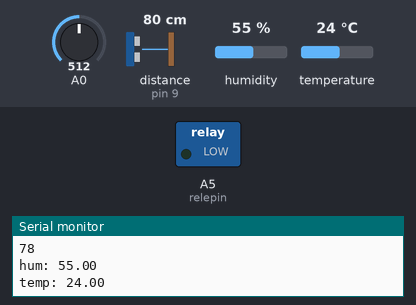
Simulated run of this sketch. Board: Arduino Uno, built with avr-gcc and run on an emulated ATmega328P. On the bench: switched loads named in the sketch (green lamp = pin HIGH), the last lines printed to the serial monitor. Wiring (inferred from the names in the program): ultrasonic range finder: trigger pin 8; echo pin 9. The inputs (shaded band) are chosen by the test bench; at power-on: distance to the obstacle (sensor on pin 9) 80 cm, A0 = 512, humidity 55 %, temperature 24 °C. The echo pulse lasts 58.3 µs per cm; pins used as bus, display or sensor lines are not drawn.

Above: at 2.2 s.
2.3 s: distance to the obstacle (sensor on pin 9) set to 2 cm
At 4.4 s:
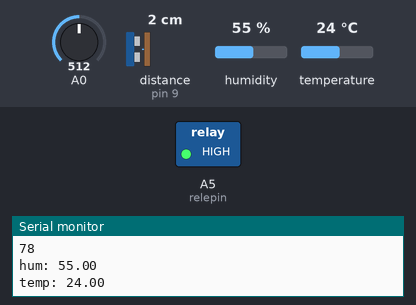
8.4 s: distance to the obstacle (sensor on pin 9) set to 19 cm
14.5 s: distance to the obstacle (sensor on pin 9) set to 23 cm
At 17.0 s:
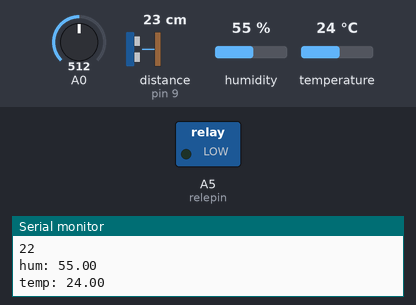
25.4 s: distance to the obstacle (sensor on pin 9) set to 4 cm
At 25.9 s:
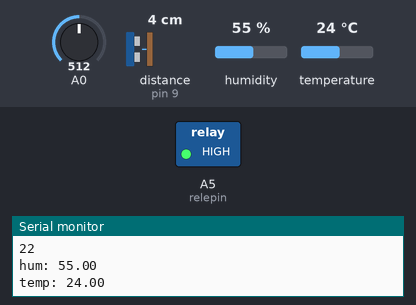
31.5 s: distance to the obstacle (sensor on pin 9) set to 35 cm
At 34.1 s:
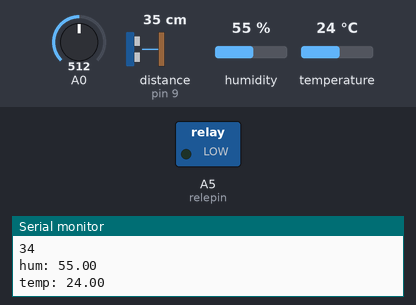
Timing chart, 0 to 43.4 s (numbered marks = the images above; inputs shaded):
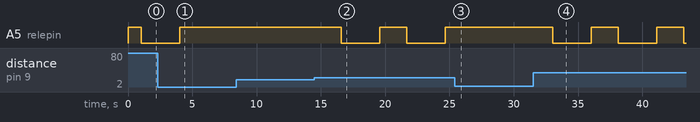

Measured:
- the behaviour switches between 20 and 21 cm on distance to the obstacle (sensor on pin 9) (found by bisection; images 1 and 2)
- after the input at 2.3 s, A5 (relepin): goes on until 4.0 s, then stays HIGH
- after the input at 14.5 s, A5 (relepin): alternates HIGH for 2.1 s and LOW for 3.0 s, starting after 2.1 s
- after the input at 25.4 s, A5 (relepin): stays HIGH (without the input it goes to LOW after 1.4 s)
- after the input at 31.5 s, A5 (relepin): alternates HIGH for 2.1 s and LOW for 3.0 s, starting after 1.5 s

The sketch:

Arduino_code.ino
```cpp
#include <SoftwareSerial.h>
#include <ArduinoJson.h>
#include <DHT.h>
#define DHTPIN 2
#define DHTTYPE DHT11
DHT dht(DHTPIN, DHTTYPE);
SoftwareSerial nodemcu(5, 6);


int sensorval;
int moisture;
const int relepin = A5;
const int szaraz = 810;
const int nedves = 355;
int trigpin = 8;
int echopin = 9;
int duration;
bool kifogyott;
int distance;

void setup() {
  Serial.begin(9600);
  pinMode (relepin, OUTPUT);
  pinMode (trigpin, OUTPUT);
  pinMode (echopin, INPUT);
  digitalWrite (relepin, HIGH);
  nodemcu.begin(9600);
  dht.begin();
  delay(1000);

  Serial.println("Program started");
}

int tavolsag(){
  int xd;
  digitalWrite(trigpin, LOW);
  delayMicroseconds(2);
  digitalWrite(trigpin, HIGH);
  delayMicroseconds(10);
  digitalWrite(trigpin, LOW);
  duration = pulseIn (echopin, HIGH);
  xd = duration * 0.034 / 2;
  return xd;
}

void loop() {

  StaticJsonBuffer<1000> jsonBuffer;
  JsonObject& data = jsonBuffer.createObject();

  float humidity = dht.readHumidity();
  float temperature = dht.readTemperature(false);
  sensorval = analogRead(A0);
  moisture = map(sensorval, nedves, szaraz, 100, 0);
  distance = tavolsag();
  if (distance < 20){
    kifogyott = true;
  }
  else {
    kifogyott = false;
  }
  Serial.println(sensorval);
  Serial.println(moisture);
  Serial.println(distance);
  Serial.print("hum: ");
  Serial.println(humidity);
  Serial.print("temp: ");
  Serial.println(temperature);

  if (moisture <85 and kifogyott == false){
    digitalWrite (relepin, LOW);
    delay (3000);
    digitalWrite (relepin, HIGH);
  }

  //Assign collected data to JSON Object
  data["distance"] = distance;
  data["moisture"] = moisture;
  data["humidity"] = humidity;
  data["temperature"] = temperature;

  //Send data to NodeMCU
  data.printTo(nodemcu);
  jsonBuffer.clear();
  delay(2000);
}
```
